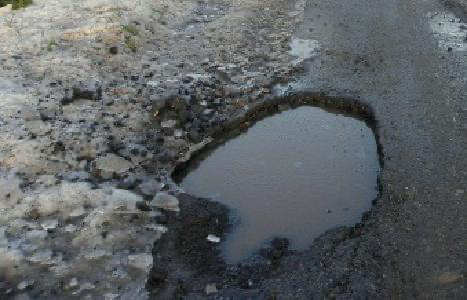
#> input picture dataset/potholes103.png, 467 x 300 px; its folder holds only this picture in this run
$ python batch_detect.py
#> lines starting #> are read from the running program, lines starting #| are printed output that depends on the picture; after the words box and inside, x2 and y2 are one past the last pixel; in counts of white or black regions, pixels touching at a corner belong together
#> (reads lidar_data.csv from the repository)
### detection.py
import cv2
import numpy as np
import pandas as pd

def find_pothole_regions(image_path):
#> called with image_path = 'dataset/potholes103.png'
    from PIL import Image

    image = Image.open(image_path).convert('RGB')
#> image is the input picture: PIL image 467x300 RGB; mean R, G, B 93.9, 98.1, 100.5
    image = np.array(image)
    image = cv2.cvtColor(image, cv2.COLOR_RGB2BGR)
#> image: shape (300, 467, 3)

    gray = cv2.cvtColor(image, cv2.COLOR_BGR2GRAY)
    blur = cv2.GaussianBlur(gray, (5, 5), 0)
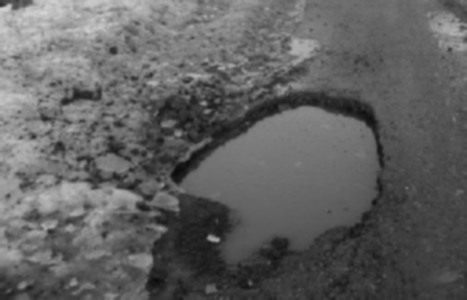
#> blur: shape (300, 467); min 11, max 213, mean 97.2
    edges = cv2.Canny(blur, 50, 150)
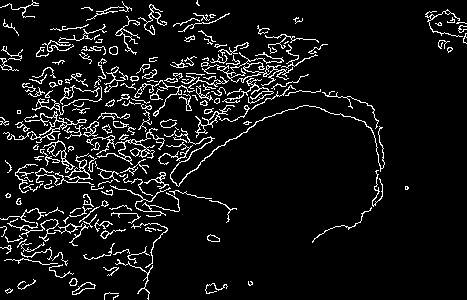
#> edges: shape (300, 467); 7.8% white in thin lines or dots

    contours, _ = cv2.findContours(edges.copy(), cv2.RETR_EXTERNAL, cv2.CHAIN_APPROX_SIMPLE)
#> contours = 198 contours, 143 with area under 20; largest, box (x1, y1, x2, y2) and area: (3, 111, 87, 143) 254, (43, 140, 75, 173) 240, (35, 153, 94, 186) 224, (202, 52, 293, 86) 183, (97, 128, 165, 165) 177

    boxes = []
    for cnt in contours:
        area = cv2.contourArea(cnt)
        if 100 < area < 2000:  # tweak size for potholes
            x, y, w, h = cv2.boundingRect(cnt)
            boxes.append((x, y, w, h))
#> this loop made 198 passes
#> (area, x, y, w, h) on passes 5, 68, 75, 81, 93, 98, 99, 157: (111.5, 72, 282, 24, 13), (224.5, 35, 153, 59, 33), (239.5, 43, 140, 32, 33), (177, 97, 128, 68, 37), (254.5, 3, 111, 84, 32), (130.5, 164, 105, 221, 82), (150.5, 195, 105, 55, 33), (183, 202, 52, 91, 34)
#> area on passes 8, 11, 22, 24, 28, 29: 41, 28.5, 59, 46.5, 23.5, 69.5
#> after the loop, boxes = [(72, 282, 24, 13), (35, 153, 59, 33), (43, 140, 32, 33), (97, 128, 68, 37), (3, 111, 84, 32), (164, 105, 221, 82), (195, 105, 55, 33), (202, 52, 91, 34)]

    return image, edges, boxes

def detect_potholes_combined(lidar_csv, image_path):
    lidar = pd.read_csv(lidar_csv)
    image, edges, boxes = find_pothole_regions(image_path)

    # Simulate depth-based pothole detection
    pothole_mask = lidar['z'] < -0.05
    pothole_depths = lidar['z'][pothole_mask]
    avg_depth = round(pothole_depths.mean(), 4) if not pothole_depths.empty else 0.0

    return image, boxes, avg_depth, lidar, pothole_mask, edges

### batch_detect.py
import os
import cv2
import pandas as pd
from detection import detect_potholes_combined

INPUT_FOLDER = "dataset"
OUTPUT_FOLDER = "output"
LIDAR_CSV = "lidar_data.csv"  # Use same simulated LiDAR for all or create per image

results = []

for filename in os.listdir(INPUT_FOLDER):
    if filename.lower().endswith(('.jpg', '.png')):
        image_path = os.path.join(INPUT_FOLDER, filename)
        image, boxes, avg_depth, _, _, _ = detect_potholes_combined(LIDAR_CSV, image_path)
#> avg_depth = -0.152

        # Draw boxes and save
        for (x, y, w, h) in boxes:
            cv2.rectangle(image, (x, y), (x+w, y+h), (0, 255, 0), 2)
#> this loop made 8 passes
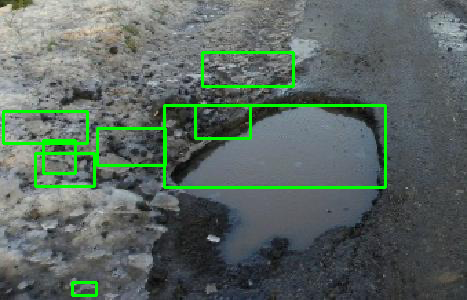
#> image: shape (300, 467, 3); mean B, G, R 96.8, 104.1, 90.4

        output_path = os.path.join(OUTPUT_FOLDER, filename)
        cv2.imwrite(output_path, image)

        # Save results to CSV
        results.append({
            "filename": filename,
            "num_potholes": len(boxes),
            "avg_depth": avg_depth
        })

# Save detection summary
df = pd.DataFrame(results)
#> df = table of 1 rows and 3 columns
df.to_csv("pothole_results_summary.csv", index=False)
print("✅ Batch detection complete. Check 'output/' and summary CSV.")
